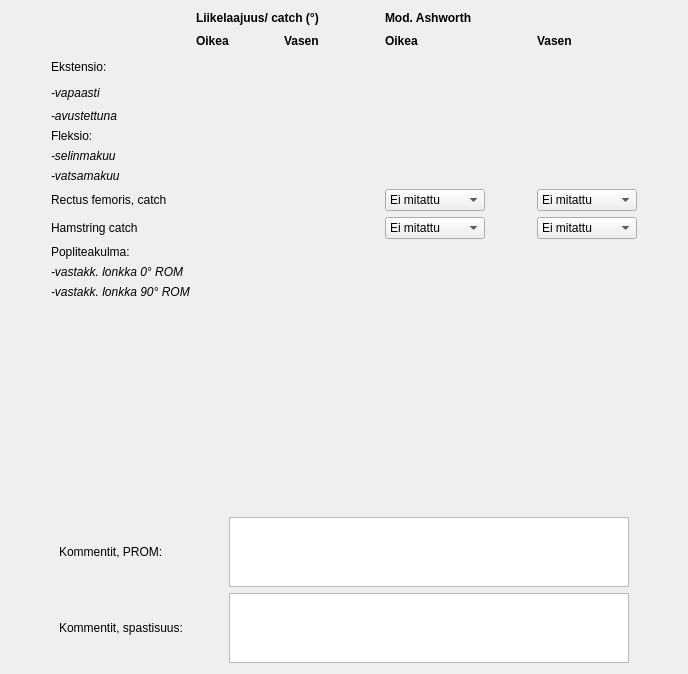
      <widget class="QWidget" name="tabPolvi">
       <attribute name="title">
        <string>Polvi</string>
       </attribute>
       <layout class="QVBoxLayout" name="verticalLayout_3">
        <item>
         <layout class="QGridLayout" name="gridLayout_2">
          <item row="10" column="2">
           <widget class="CheckDegSpinBox" name="csbPolviRectusCatchOik" native="true">
            <property name="defaultText" stdset="0">
             <string>Ei</string>
            </property>
           </widget>
          </item>
          <item row="15" column="4">
           <widget class="CheckDegSpinBox" name="csbPolviPopliteaVastakkLonkka90Vas" native="true">
            <property name="maximum" stdset="0">
             <number>0</number>
            </property>
           </widget>
          </item>
          <item row="10" column="4">
           <widget class="CheckDegSpinBox" name="csbPolviRectusCatchVas" native="true">
            <property name="defaultText" stdset="0">
             <string>Ei</string>
            </property>
           </widget>
          </item>
          <item row="9" column="4">
           <widget class="CheckDegSpinBox" name="csbPolviFleksioVatsamakuuVas" native="true"/>
          </item>
          <item row="14" column="1">
           <widget class="QLabel" name="label_23">
            <property name="font">
             <font>
              <italic>true</italic>
             </font>
            </property>
            <property name="text">
             <string>-vastakk. lonkka 0° ROM</string>
            </property>
           </widget>
          </item>
          <item row="8" column="1">
           <widget class="QLabel" name="label_19">
            <property name="font">
             <font>
              <italic>true</italic>
             </font>
            </property>
            <property name="text">
             <string>-selinmakuu</string>
            </property>
           </widget>
          </item>
          <item row="4" column="1">
           <widget class="QLabel" name="label_25">
            <property name="font">
             <font>
              <italic>true</italic>
             </font>
            </property>
            <property name="text">
             <string>-vapaasti</string>
            </property>
           </widget>
          </item>
          <item row="2" column="8">
           <widget class="QLabel" name="label_96">
            <property name="font">
             <font>
              <weight>75</weight>
              <bold>true</bold>
             </font>
            </property>
            <property name="text">
             <string>Vasen</string>
            </property>
           </widget>
          </item>
          <item row="15" column="1">
           <widget class="QLabel" name="label_21">
            <property name="font">
             <font>
              <italic>true</italic>
             </font>
            </property>
            <property name="text">
             <string>-vastakk. lonkka 90° ROM</string>
            </property>
           </widget>
          </item>
          <item row="4" column="2">
           <widget class="CheckDegSpinBox" name="csbPolviEkstensioVapOik" native="true"/>
          </item>
          <item row="1" column="2" colspan="3">
           <widget class="QLabel" name="label_86">
            <property name="font">
             <font>
              <weight>75</weight>
              <bold>true</bold>
             </font>
            </property>
            <property name="text">
             <string>Liikelaajuus/ catch (°)</string>
            </property>
            <property name="textFormat">
             <enum>Qt::AutoText</enum>
            </property>
           </widget>
          </item>
          <item row="9" column="2">
           <widget class="CheckDegSpinBox" name="csbPolviFleksioVatsamakuuOik" native="true"/>
          </item>
          <item row="5" column="1">
           <widget class="QLabel" name="label_27">
            <property name="font">
             <font>
              <italic>true</italic>
             </font>
            </property>
            <property name="text">
             <string>-avustettuna</string>
            </property>
           </widget>
          </item>
          <item row="9" column="1">
           <widget class="QLabel" name="label_33">
            <property name="font">
             <font>
              <italic>true</italic>
             </font>
            </property>
            <property name="text">
             <string>-vatsamakuu</string>
            </property>
           </widget>
          </item>
          <item row="2" column="4">
           <widget class="QLabel" name="label_83">
            <property name="font">
             <font>
              <weight>75</weight>
              <bold>true</bold>
             </font>
            </property>
            <property name="text">
             <string>Vasen</string>
            </property>
           </widget>
          </item>
          <item row="12" column="1">
           <widget class="QLabel" name="label_216">
            <property name="text">
             <string>Popliteakulma:</string>
            </property>
           </widget>
          </item>
          <item row="1" column="6" colspan="3">
           <widget class="QLabel" name="label_93">
            <property name="font">
             <font>
              <weight>75</weight>
              <bold>true</bold>
             </font>
            </property>
            <property name="text">
             <string>Mod. Ashworth</string>
            </property>
            <property name="textFormat">
             <enum>Qt::AutoText</enum>
            </property>
           </widget>
          </item>
          <item row="4" column="4">
           <widget class="CheckDegSpinBox" name="csbPolviEkstensioVapVas" native="true"/>
          </item>
          <item row="5" column="4">
           <widget class="CheckDegSpinBox" name="csbPolviEkstensioAvVas" native="true"/>
          </item>
          <item row="11" column="4">
           <widget class="CheckDegSpinBox" name="csbPolviHamstringCatchVas" native="true">
            <property name="defaultText" stdset="0">
             <string>Ei</string>
            </property>
            <property name="maximum" stdset="0">
             <number>0</number>
            </property>
           </widget>
          </item>
          <item row="11" column="6">
           <widget class="QComboBox" name="cbPolviHamstringModAOik">
            <property name="sizePolicy">
             <sizepolicy hsizetype="Fixed" vsizetype="Fixed">
              <horstretch>0</horstretch>
              <verstretch>0</verstretch>
             </sizepolicy>
            </property>
            <property name="minimumSize">
             <size>
              <width>100</width>
              <height>0</height>
             </size>
            </property>
            <item>
             <property name="text">
              <string>Ei mitattu</string>
             </property>
            </item>
            <item>
             <property name="text">
              <string>0</string>
             </property>
            </item>
            <item>
             <property name="text">
              <string>1</string>
             </property>
            </item>
            <item>
             <property name="text">
              <string>1+</string>
             </property>
            </item>
            <item>
             <property name="text">
              <string>2</string>
             </property>
            </item>
            <item>
             <property name="text">
              <string>3</string>
             </property>
            </item>
            <item>
             <property name="text">
              <string>4</string>
             </property>
            </item>
           </widget>
          </item>
          <item row="3" column="1">
           <widget class="QLabel" name="label_24">
            <property name="text">
             <string>Ekstensio:</string>
            </property>
           </widget>
          </item>
          <item row="5" column="2">
           <widget class="CheckDegSpinBox" name="csbPolviEkstensioAvOik" native="true"/>
          </item>
          <item row="8" column="4">
           <widget class="CheckDegSpinBox" name="csbPolviFleksioSelinmakuuVas" native="true"/>
          </item>
          <item row="2" column="9">
           <spacer name="horizontalSpacer_28">
            <property name="orientation">
             <enum>Qt::Horizontal</enum>
            </property>
            <property name="sizeHint" stdset="0">
             <size>
              <width>40</width>
              <height>20</height>
             </size>
            </property>
           </spacer>
          </item>
          <item row="11" column="2">
           <widget class="CheckDegSpinBox" name="csbPolviHamstringCatchOik" native="true">
            <property name="defaultText" stdset="0">
             <string>Ei</string>
            </property>
            <property name="maximum" stdset="0">
             <number>0</number>
            </property>
           </widget>
          </item>
          <item row="8" column="2">
           <widget class="CheckDegSpinBox" name="csbPolviFleksioSelinmakuuOik" native="true"/>
          </item>
          <item row="11" column="1">
           <widget class="QLabel" name="label_233">
            <property name="text">
             <string>Hamstring catch</string>
            </property>
           </widget>
          </item>
          <item row="2" column="2">
           <widget class="QLabel" name="label_215">
            <property name="font">
             <font>
              <weight>75</weight>
              <bold>true</bold>
             </font>
            </property>
            <property name="text">
             <string>Oikea</string>
            </property>
           </widget>
          </item>
          <item row="2" column="6">
           <widget class="QLabel" name="label_95">
            <property name="font">
             <font>
              <weight>75</weight>
              <bold>true</bold>
             </font>
            </property>
            <property name="text">
             <string>Oikea</string>
            </property>
           </widget>
          </item>
          <item row="3" column="0">
           <spacer name="horizontalSpacer_27">
            <property name="orientation">
             <enum>Qt::Horizontal</enum>
            </property>
            <property name="sizeHint" stdset="0">
             <size>
              <width>40</width>
              <height>20</height>
             </size>
            </property>
           </spacer>
          </item>
          <item row="7" column="1">
           <widget class="QLabel" name="label_28">
            <property name="text">
             <string>Fleksio:</string>
            </property>
           </widget>
          </item>
          <item row="11" column="8">
           <widget class="QComboBox" name="cbPolviHamstringModAVas">
            <property name="sizePolicy">
             <sizepolicy hsizetype="Fixed" vsizetype="Fixed">
              <horstretch>0</horstretch>
              <verstretch>0</verstretch>
             </sizepolicy>
            </property>
            <property name="minimumSize">
             <size>
              <width>100</width>
              <height>0</height>
             </size>
            </property>
            <item>
             <property name="text">
              <string>Ei mitattu</string>
             </property>
            </item>
            <item>
             <property name="text">
              <string>0</string>
             </property>
            </item>
            <item>
             <property name="text">
              <string>1</string>
             </property>
            </item>
            <item>
             <property name="text">
              <string>1+</string>
             </property>
            </item>
            <item>
             <property name="text">
              <string>2</string>
             </property>
            </item>
            <item>
             <property name="text">
              <string>3</string>
             </property>
            </item>
            <item>
             <property name="text">
              <string>4</string>
             </property>
            </item>
           </widget>
          </item>
          <item row="15" column="2">
           <widget class="CheckDegSpinBox" name="csbPolviPopliteaVastakkLonkka90Oik" native="true">
            <property name="maximum" stdset="0">
             <number>0</number>
            </property>
           </widget>
          </item>
          <item row="14" column="4">
           <widget class="CheckDegSpinBox" name="csbPolviPopliteaVastakkLonkka0Vas" native="true">
            <property name="maximum" stdset="0">
             <number>0</number>
            </property>
           </widget>
          </item>
          <item row="14" column="2">
           <widget class="CheckDegSpinBox" name="csbPolviPopliteaVastakkLonkka0Oik" native="true">
            <property name="maximum" stdset="0">
             <number>0</number>
            </property>
           </widget>
          </item>
          <item row="10" column="1">
           <widget class="QLabel" name="label_234">
            <property name="text">
             <string>Rectus femoris, catch</string>
            </property>
           </widget>
          </item>
          <item row="10" column="6">
           <widget class="QComboBox" name="cbPolviRectusModAOik">
            <property name="sizePolicy">
             <sizepolicy hsizetype="Fixed" vsizetype="Fixed">
              <horstretch>0</horstretch>
              <verstretch>0</verstretch>
             </sizepolicy>
            </property>
            <property name="minimumSize">
             <size>
              <width>100</width>
              <height>0</height>
             </size>
            </property>
            <item>
             <property name="text">
              <string>Ei mitattu</string>
             </property>
            </item>
            <item>
             <property name="text">
              <string>0</string>
             </property>
            </item>
            <item>
             <property name="text">
              <string>1</string>
             </property>
            </item>
            <item>
             <property name="text">
              <string>1+</string>
             </property>
            </item>
            <item>
             <property name="text">
              <string>2</string>
             </property>
            </item>
            <item>
             <property name="text">
              <string>3</string>
             </property>
            </item>
            <item>
             <property name="text">
              <string>4</string>
             </property>
            </item>
           </widget>
          </item>
          <item row="10" column="8">
           <widget class="QComboBox" name="cbPolviRectusModAVas">
            <property name="sizePolicy">
             <sizepolicy hsizetype="Fixed" vsizetype="Fixed">
              <horstretch>0</horstretch>
              <verstretch>0</verstretch>
             </sizepolicy>
            </property>
            <property name="minimumSize">
             <size>
              <width>100</width>
              <height>0</height>
             </size>
            </property>
            <item>
             <property name="text">
              <string>Ei mitattu</string>
             </property>
            </item>
            <item>
             <property name="text">
              <string>0</string>
             </property>
            </item>
            <item>
             <property name="text">
              <string>1</string>
             </property>
            </item>
            <item>
             <property name="text">
              <string>1+</string>
             </property>
            </item>
            <item>
             <property name="text">
              <string>2</string>
             </property>
            </item>
            <item>
             <property name="text">
              <string>3</string>
             </property>
            </item>
            <item>
             <property name="text">
              <string>4</string>
             </property>
            </item>
           </widget>
          </item>
          <item row="4" column="3">
           <spacer name="horizontalSpacer_20">
            <property name="orientation">
             <enum>Qt::Horizontal</enum>
            </property>
            <property name="sizeType">
             <enum>QSizePolicy::Fixed</enum>
            </property>
            <property name="sizeHint" stdset="0">
             <size>
              <width>40</width>
              <height>20</height>
             </size>
            </property>
           </spacer>
          </item>
          <item row="2" column="5">
           <spacer name="horizontalSpacer_19">
            <property name="orientation">
             <enum>Qt::Horizontal</enum>
            </property>
            <property name="sizeType">
             <enum>QSizePolicy::Fixed</enum>
            </property>
            <property name="sizeHint" stdset="0">
             <size>
              <width>60</width>
              <height>20</height>
             </size>
            </property>
           </spacer>
          </item>
          <item row="10" column="7">
           <spacer name="horizontalSpacer_21">
            <property name="orientation">
             <enum>Qt::Horizontal</enum>
            </property>
            <property name="sizeType">
             <enum>QSizePolicy::Fixed</enum>
            </property>
            <property name="sizeHint" stdset="0">
             <size>
              <width>40</width>
              <height>20</height>
             </size>
            </property>
           </spacer>
          </item>
         </layout>
        </item>
        <item>
         <spacer name="verticalSpacer_14">
          <property name="orientation">
           <enum>Qt::Vertical</enum>
          </property>
          <property name="sizeHint" stdset="0">
           <size>
            <width>20</width>
            <height>212</height>
           </size>
          </property>
         </spacer>
        </item>
        <item>
         <layout class="QGridLayout" name="gridLayout_5">
          <item row="3" column="3">
           <widget class="QTextEdit" name="cmtPolviSpast">
            <property name="sizePolicy">
             <sizepolicy hsizetype="Fixed" vsizetype="Fixed">
              <horstretch>0</horstretch>
              <verstretch>0</verstretch>
             </sizepolicy>
            </property>
            <property name="minimumSize">
             <size>
              <width>400</width>
              <height>70</height>
             </size>
            </property>
            <property name="maximumSize">
             <size>
              <width>400</width>
              <height>70</height>
             </size>
            </property>
           </widget>
          </item>
          <item row="1" column="3">
           <widget class="QTextEdit" name="cmtPolviPROM">
            <property name="sizePolicy">
             <sizepolicy hsizetype="Fixed" vsizetype="Fixed">
              <horstretch>0</horstretch>
              <verstretch>0</verstretch>
             </sizepolicy>
            </property>
            <property name="minimumSize">
             <size>
              <width>400</width>
              <height>70</height>
             </size>
            </property>
            <property name="maximumSize">
             <size>
              <width>400</width>
              <height>70</height>
             </size>
            </property>
           </widget>
          </item>
          <item row="3" column="1">
           <widget class="QLabel" name="label_37">
            <property name="text">
             <string>Kommentit, spastisuus:</string>
            </property>
           </widget>
          </item>
          <item row="1" column="1">
           <widget class="QLabel" name="label_38">
            <property name="text">
             <string>Kommentit, PROM:</string>
            </property>
           </widget>
          </item>
          <item row="1" column="4">
           <spacer name="horizontalSpacer_65">
            <property name="orientation">
             <enum>Qt::Horizontal</enum>
            </property>
            <property name="sizeHint" stdset="0">
             <size>
              <width>40</width>
              <height>20</height>
             </size>
            </property>
           </spacer>
          </item>
          <item row="1" column="2">
           <spacer name="horizontalSpacer_69">
            <property name="orientation">
             <enum>Qt::Horizontal</enum>
            </property>
            <property name="sizeType">
             <enum>QSizePolicy::Fixed</enum>
            </property>
            <property name="sizeHint" stdset="0">
             <size>
              <width>40</width>
              <height>20</height>
             </size>
            </property>
           </spacer>
          </item>
          <item row="1" column="0">
           <spacer name="horizontalSpacer_67">
            <property name="orientation">
             <enum>Qt::Horizontal</enum>
            </property>
            <property name="sizeHint" stdset="0">
             <size>
              <width>40</width>
              <height>20</height>
             </size>
            </property>
           </spacer>
          </item>
         </layout>
        </item>
       </layout>
      </widget>
